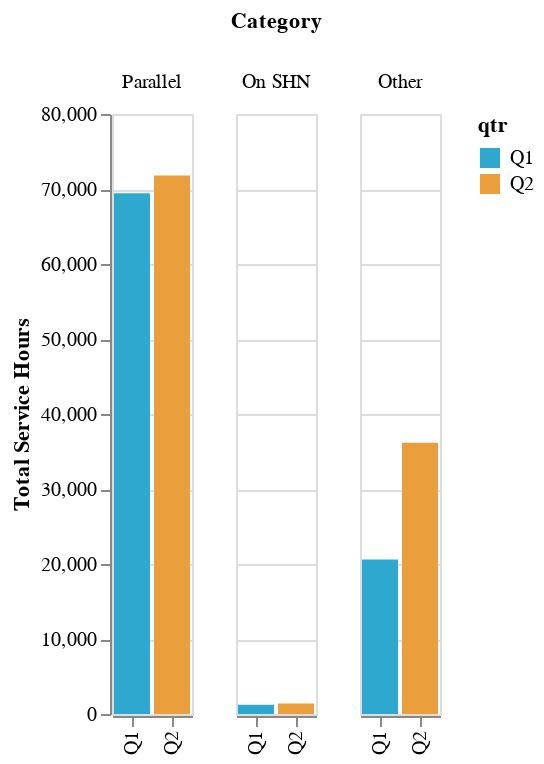

Source (notebook cell):
### Code cell
make_grouped_bar_chart(df, x_col="qtr", 
                       y_col="total_service_hours",
                       group_col="category")

### Figure 1 — Vega-Lite specification as saved in the notebook (floating-point values rounded to 4 significant figures)
{"config": {"view": {"continuousWidth": 400, "continuousHeight": 300}}, "data": {"name": "data-4083d1250d5972c7fb73b13015544886"}, "mark": "bar", "encoding": {"color": {"field": "qtr", "scale": {"range": ["#2EA8CE", "#EB9F3C", "#F4D837", "#51BF9D", "#8CBCCB", "#9487C0"]}, "type": "nominal"}, "column": {"field": "category", "sort": ["Parallel", "On SHN", "Other"], "title": "Category", "type": "nominal"}, "x": {"field": "qtr", "title": "", "type": "nominal"}, "y": {"field": "total_service_hours", "title": "Total Service Hours", "type": "quantitative"}}, "$schema": "https://vega.github.io/schema/vega-lite/v4.17.0.json", "datasets": {"data-4083d1250d5972c7fb73b13015544886": [{"category": "Parallel", "total_service_hours": 69435, "unique_route": 1977, "pct_total_service_hours": 76.1, "pct_unique_route": 75.1, "qtr": "Q1", "service_date": "2022-02-08", "year": 2022}, {"category": "On SHN", "total_service_hours": 1229, "unique_route": 59, "pct_total_service_hours": 1.3, "pct_unique_route": 2.2, "qtr": "Q1", "service_date": "2022-02-08", "year": 2022}, {"category": "Other", "total_service_hours": 20607, "unique_route": 596, "pct_total_service_hours": 22.6, "pct_unique_route": 22.6, "qtr": "Q1", "service_date": "2022-02-08", "year": 2022}, {"category": "Parallel", "total_service_hours": 71816, "unique_route": 1997, "pct_total_service_hours": 65.7, "pct_unique_route": 67.7, "qtr": "Q2", "service_date": "2022-05-04", "year": 2022}, {"category": "On SHN", "total_service_hours": 1409, "unique_route": 66, "pct_total_service_hours": 1.3, "pct_unique_route": 2.2, "qtr": "Q2", "service_date": "2022-05-04", "year": 2022}, {"category": "Other", "total_service_hours": 36167, "unique_route": 886, "pct_total_service_hours": 33.1, "pct_unique_route": 30.0, "qtr": "Q2", "service_date": "2022-05-04", "year": 2022}]}}
